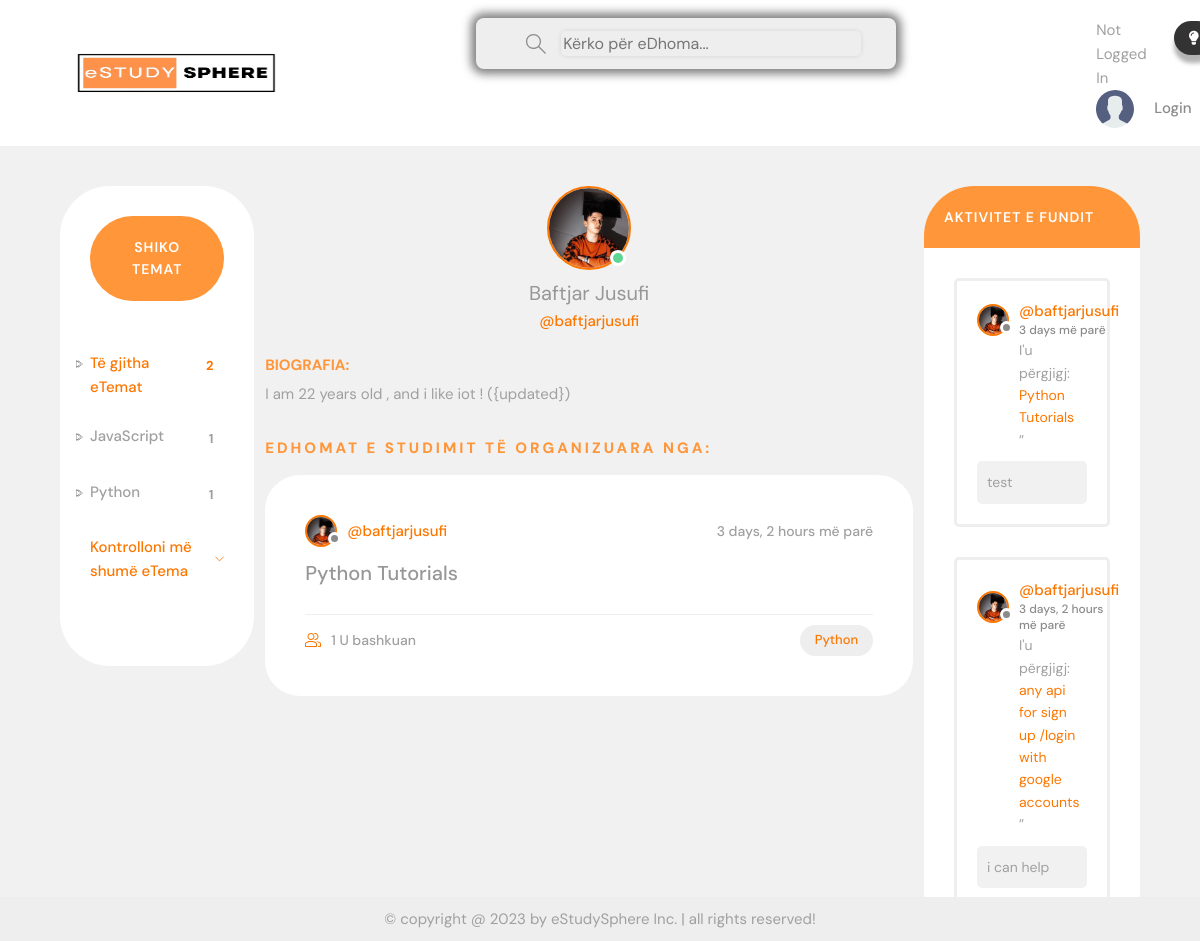
Page /profile/1/ on the earlier database version.
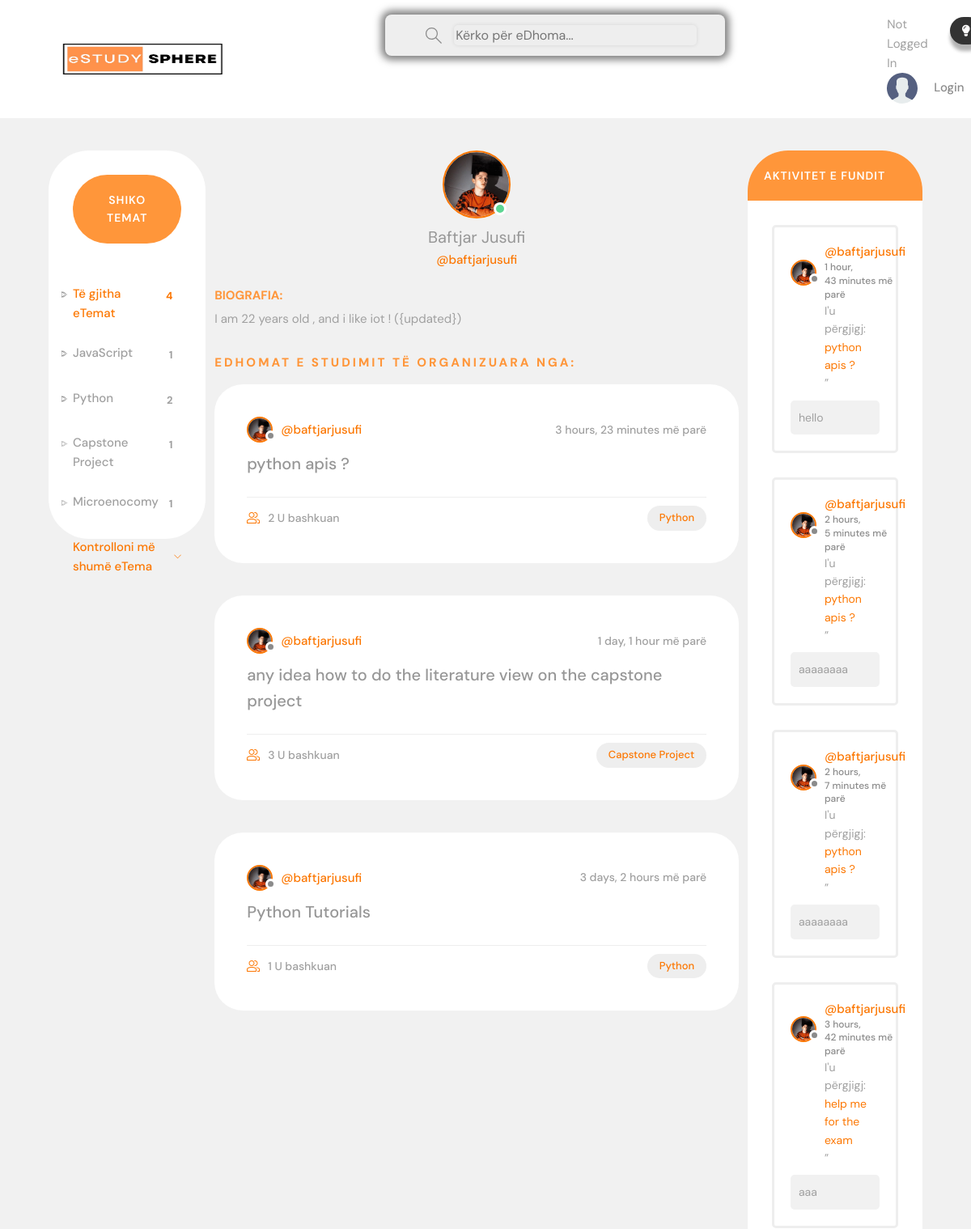
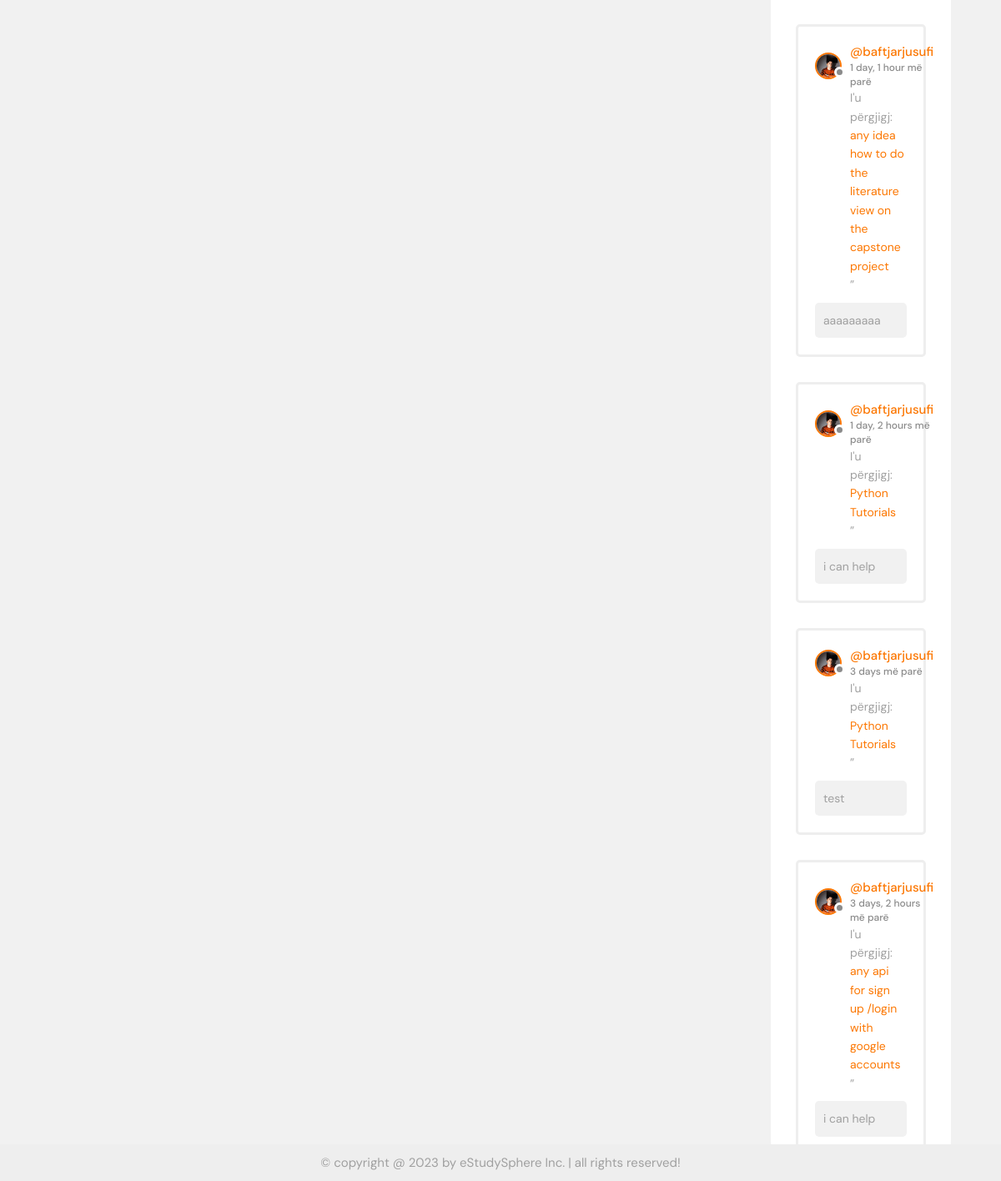
Same page on the later database version (2 pictures, top to bottom).
### base/models.py (models this page shows, shortened)
class Topic(models.Model):
     name = models.CharField(max_length=200)

class User(AbstractUser):
    name = models.CharField(max_length=200, null=True)
    email = models.EmailField(unique=True, null=True)
    bio = models.TextField(null=True)
    avatar = models.ImageField(null=True, default="avatar.svg")
    USERNAME_FIELD = 'email'
    REQUIRED_FIELDS = []

class Room(models.Model):
     host = models.ForeignKey(User, on_delete=models.SET_NULL, null=True)
     topic = models.ForeignKey(Topic, on_delete=models.SET_NULL, null=True)
     name = models.CharField(max_length=200)
     description = models.TextField(null=True, blank=True)
     entrants = models.ManyToManyField(User, related_name='entrants', blank=True)
     updated = models.DateTimeField(auto_now=True)
     created = models.DateTimeField(auto_now_add=True)
     class Meta:
         ordering = ['-updated', '-created'] # order the newest rooms first
     def __str__(self):
         return self.name

class Message(models.Model):
     user = models.ForeignKey(User, on_delete=models.CASCADE)
     room = models.ForeignKey(Room, on_delete=models.CASCADE)
     body = models.TextField()
     updated = models.DateTimeField(auto_now=True)
     created = models.DateTimeField(auto_now_add=True)
     class Meta:
         ordering = ['-updated', '-created'] # order the newest rooms first

### base/views.py (the view)
# urls.py: path('profile/<str:pk>/', views.userProfile, name="user-profile"),
def userProfile(request, pk):
    user = User.objects.get(id=pk)
    rooms = user.room_set.all()
    roommessages = user.message_set.all()
    topics = Topic.objects.all()
    context = {'user': user, 'rooms': rooms, 'roommessages':roommessages, 'topics': topics}
    return render(request, 'base/profile.html', context)

### base/templates/base/profile.html (shortened to what this page needs)
{% extends 'main.html' %}
{% block content %}
  <main class="profile-page layout layout--3">
    <div class="container">
      {% include 'base/topiccomponent.html' %}
      <div class="roomList">
        <div class="profile">
          <div class="profile__avatar">
            <div class="avatar avatar--large active">
              <img src="{{user.avatar.url}}" />
            </div>
          </div>
          <div class="profile__info">
            <h3>{{user.name}}</h3>
            <p>@{{user.username}}</p>
          </div>
          <div class="profile__about">
            <h3>Biografia:</h3>
            <p> {{user.bio}} </p>
          </div>
        </div>
        <div class="roomList__header">
          <div>
            <h2>eDhomat e studimit të organizuara nga:</a>
            </h2>
          </div>
        </div>
        {% include 'base/feedcomponent.html' %}
      </div>
      {% include 'base/activitycomponent.html' %}
    </div>
  </main>
{% endblock content %}

### templates/main.html (shortened to what this page needs)
<!DOCTYPE html>
{% load static %}
<html lang="en" class="{{ mode }}">
  <head>
    <link rel="stylesheet" href="https://cdnjs.cloudflare.com/ajax/libs/font-awesome/5.15.3/css/all.min.css">
    <link rel="stylesheet" href="{% static 'styles/style.css' %}">
    <link rel="stylesheet" href="https://cdnjs.cloudflare.com/ajax/libs/virtual-keyboard/1.28.7/css/keyboard.min.css" />
  </head>
  <body>
    {% include 'navbar.html' %}
    {% block content %}
    {% endblock %}
    <div class="widget-container">
         <iframe width='100' height='105' style='padding:0!important;margin:0!important;border:none!important;background:none!important;background:transparent!important' marginheight='0' marginwidth='0' frameborder='0' scrolling='no' comment='/*defined*/' src='https://dayspedia.com/if/digit/?v=1&iframe=eyJ3LTEyIjpmYWxzZSwidy0xMSI6dHJ1ZSwidy0xMyI6ZmFsc2UsInctMTQiOnRydWUsInctMTUiOnRydWUsInctMTEwIjpmYWxzZSwidy13aWR0aC0wIjp0cnVlLCJ3LXdpZHRoLTEiOmZhbHNlLCJ3LXdpZHRoLTIiOmZhbHNlLCJ3LTE2IjoiMCAwIDI0cHgiLCJ3LTE5IjoiMzIiLCJ3LTE3IjoiMTIiLCJ3LTIxIjp0cnVlLCJiZ2ltYWdlIjo0LCJiZ2ltYWdlU2V0Ijp0cnVlLCJ3LTIxYzAiOiIjZmZmZmZmIiwidy0wIjp0cnVlLCJ3LTMiOnRydWUsInctM2MwIjoiIzAwMDAwMCIsInctM2IwIjoiMSIsInctNiI6IiNmZmZmZmYiLCJ3LTIwIjp0cnVlLCJ3LTQiOiIjZmZmZmZmIiwidy0xOCI6ZmFsc2UsInctd2lkdGgtMmMtMCI6IjgwIiwidy0xMTUiOmZhbHNlfQ==&lang=en&cityid=4611'></iframe>
    </div>
      <footer class="footer" id="footer">
      &copy; copyright @ 2023 by <span>eStudySphere Inc.</span> | all rights reserved!
    </footer>
  </body>
</html>

### templates/navbar.html (shortened to what this page needs)
{% load static %}
<header class="header header--loggedIn">
    <div class="container">
      <a href="{% url 'home' %}" class="header__logo">
        <img src="{% static 'images/logo4.png' %}" />
      </a>
      <form class="header__search" method="GET" action="{% url 'home' %}">
        <label>
          <input name="q" placeholder="Kërko për eDhoma..." />
        </label>
      </form>
      <nav class="header__menu">
        <button button id="mode-toggle-btn" style="position: absolute; top: 3px; right: -60px;">
          <i class="fas fa-lightbulb" style="color: #fffdfd;"></i>
        </button>
        {% if request.user.is_authenticated %}
        <div class="header__user">
          <a href="{% url 'update-user' %}">
            <div class="avatar avatar--medium active">
              <img src="{{request.user.avatar.url}}" />
            </div>
            <p>{{request.user.username}} <span>@{{request.user.username}}</span></p>
          </a>
          <button class="dropdown-button">
            <svg version="1.1" xmlns="http://www.w3.org/2000/svg" width="32" height="32" viewBox="0 0 32 32">
              <title>chevron-down</title>
              <path d="M16 21l-13-13h-3l16 16 16-16h-3l-13 13z"></path>
            </svg>
          </button>
        </div>
        {% else %}
        Not Logged In
        <a href="{% url 'login' %}">
          <img src="{% static 'images/avatar.svg' %}" />
          <p>Login</p>
        </a>
        {% endif %}
      </nav>
    </div>
  </header>

### base/templates/base/topiccomponent.html
<div class="topics">
    <div class="topics__header">
      <h2>Shiko Temat</h2>
    </div>
    <ul class="topics__list">
      <li>
        <a href="{% url 'home' %}" class="active">Të gjitha eTemat<span>{{topics.count}}</span></a>
      </li>
      {% for topic in topics %}
      <li>
        <a href="{% url 'home' %}?q={{topic.name}}">{{topic.name}} <span>{{topic.room_set.all.count}}</span></a>
      </li>
      {% endfor %}
    </ul>
    <a class="btn btn--link" href="{% url 'topics' %}">
      Kontrolloni më shumë eTema
      <svg version="1.1" xmlns="http://www.w3.org/2000/svg" width="36" height="36" viewBox="0 0 32 32">
        <title>chevron-down</title>
        <path d="M16 21l-13-13h-3l16 16 16-16h-3l-13 13z"></path>
      </svg>
    </a>
  </div>

### base/templates/base/feedcomponent.html (shortened to what this page needs)
{% for room in rooms %}
<div class="roomListRoom">
    <div class="roomListRoom__header">
      <a href="{% url 'user-profile' room.host.id %}" class="roomListRoom__author">
        <div class="avatar avatar--small {% if request.user == room.host %}active{% endif %}">
          <img src="{{room.host.avatar.url}}" />
        </div>
        <span>@{{room.host.username}}</span>
      </a>
      <div class="roomListRoom__actions">
        <span>{{room.created|timesince}} më parë</span>
      </div>
    </div>
    <div class="roomListRoom__content">
      <a href="{% url 'room' room.id %}">{{room.name}}</a>
    </div>
    <div class="roomListRoom__meta">
      <a href="{% url 'room' room.id %}" class="roomListRoom__joined">
        {{room.entrants.all.count}} U bashkuan
      </a>
      <p class="roomListRoom__topic">
        <a href="{% url 'home' %}?q={{ room.topic.name|urlencode }}">{{ room.topic.name }}</a>
      </p>
    </div>
  </div>
  {% endfor %}

### base/templates/base/activitycomponent.html (shortened to what this page needs)
<div class="activities">
    <div class="activities__header">
      <h2>Aktivitet e Fundit</h2>
    </div>
    {% for message in roommessages %}
    <div class="activities__box">
      <div class="activities__boxHeader roomListRoom__header">
        <a href="{% url 'user-profile' message.user.id %}" class="roomListRoom__author">
          <div class="avatar avatar--small {% if request.user == message.user %}active{% endif %}">
            <img src="{{message.user.avatar.url}}" />
          </div>
          <p>
            @{{message.user.username}}
            <span>{{message.created|timesince}} më parë</span>
          </p>
        </a>
      </div>
      <div class="activities__boxContent">
        <p>I'u përgjigj: <a href="{% url 'room' message.room.id %} ">{{message.room}}</a>”</p>
        <div class="activities__boxRoomContent">
            {{message.body}}
        </div>
      </div>
    </div>
    {% endfor %}
  </div>

Differences in the rows shown:
computed for Topic "Python": room_set.all.count "1" → "2"
added Topic: name "Capstone Project", room_set.all.count "1"
added Topic: name "Microenocomy", room_set.all.count "1"
added Room: host.avatar (picture), host.username "baftjarjusufi", created "3 hours, 23 minutes", name "python apis ?", entrants.all.count "2", topic.name "Python"
added Room: host.avatar (picture), host.username "baftjarjusufi", created "1 day, 1 hour", name "any idea how to do the literature view on the capstone project", entrants.all.count "3", topic.name "Capstone Project"
added Message: user.avatar (picture), user.username "baftjarjusufi", created "1 hour, 43 minutes", room "python apis ?", body "hello"
added Message: user.avatar (picture), user.username "baftjarjusufi", created "2 hours, 5 minutes", room "python apis ?", body "aaaaaaaa"
added Message: user.avatar (picture), user.username "baftjarjusufi", created "2 hours, 7 minutes", room "python apis ?", body "aaaaaaaa"
added Message: user.avatar (picture), user.username "baftjarjusufi", created "3 hours, 42 minutes", room "help me for the exam", body "aaa"
added Message: user.avatar (picture), user.username "baftjarjusufi", created "1 day, 1 hour", room "any idea how to do the literature view on the capstone project", body "aaaaaaaaa"
added Message: user.avatar (picture), user.username "baftjarjusufi", created "1 day, 2 hours", room "Python Tutorials", body "i can help"
Other differences:
{{ topics.count }}: "2" → "4"
